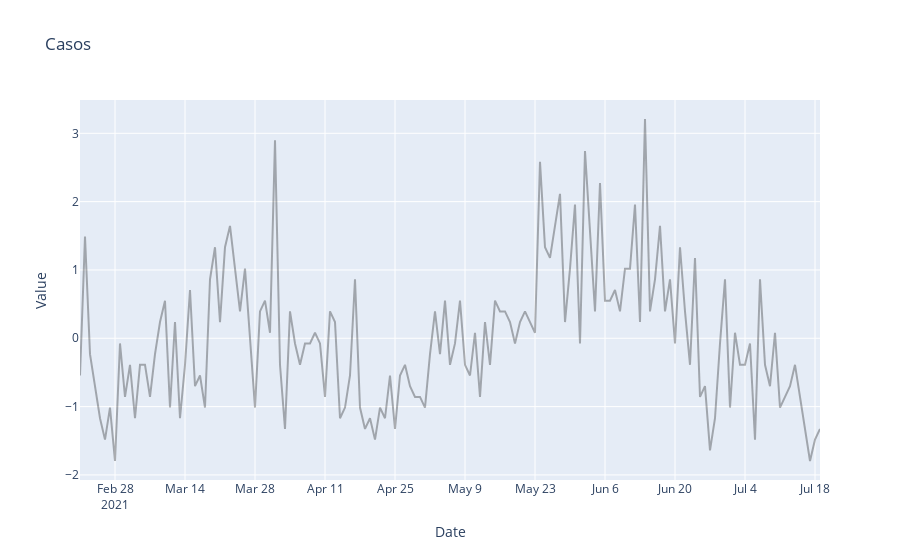

Here is the notebook cell this chart was saved with:
### Code cell
dataframe = dataframe.set_index(['data'])
dataframe.index = pd.to_datetime(dataframe.index)
dataframe = dataframe.rename(columns={'diagnostico_covid19': 'value'})
if not dataframe.index.is_monotonic:
    dataframe = dataframe.sort_index()
    
plot_dataset(dataframe, title='Casos')

### Figure 1 — Plotly figure (JSON) as saved in the notebook; plotly's stock layout.template omitted (floating-point values rounded to 4 significant figures; data arrays with more than 128 entries replaced by an {"elided": "..."} marker saying what was removed)
{"data": [{"line": {"color": "rgba(0,0,0, 0.3)"}, "mode": "lines", "name": "values", "text": {"elided": "149 str values"}, "type": "scatter", "x": {"elided": "149 str values"}, "y": {"elided": "149 float values"}}], "layout": {"title": {"text": "Casos"}, "xaxis": {"ticklen": 5, "title": {"text": "Date"}, "zeroline": false}, "yaxis": {"ticklen": 5, "title": {"text": "Value"}, "zeroline": false}}}
